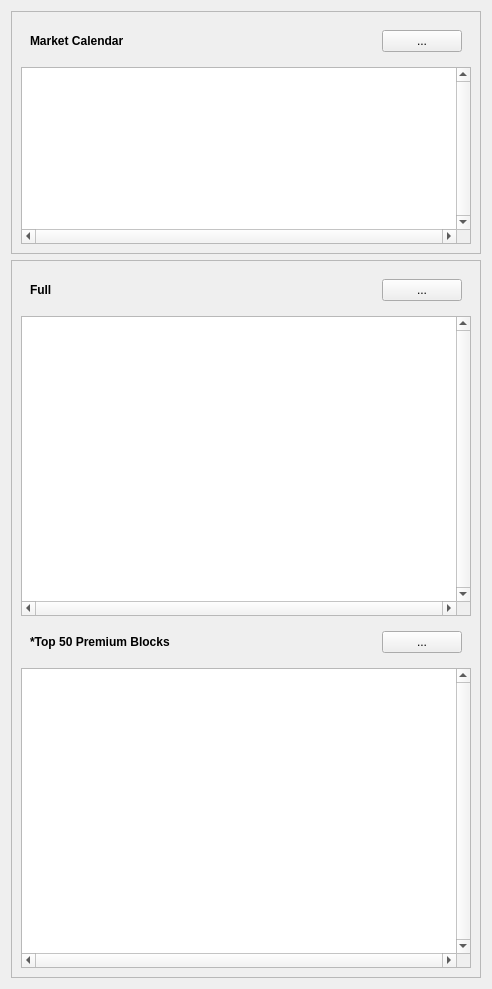
                             <widget class="QWidget" name="scrollAreaWidgetContents_8">
                              <property name="geometry">
                               <rect>
                                <x>0</x>
                                <y>-237</y>
                                <width>488</width>
                                <height>989</height>
                               </rect>
                              </property>
                              <layout class="QVBoxLayout" name="verticalLayout_37">
                               <item>
                                <widget class="QFrame" name="frame_54">
                                 <property name="sizePolicy">
                                  <sizepolicy hsizetype="Expanding" vsizetype="Expanding">
                                   <horstretch>0</horstretch>
                                   <verstretch>0</verstretch>
                                  </sizepolicy>
                                 </property>
                                 <property name="frameShape">
                                  <enum>QFrame::Shape::StyledPanel</enum>
                                 </property>
                                 <property name="frameShadow">
                                  <enum>QFrame::Shadow::Raised</enum>
                                 </property>
                                 <layout class="QVBoxLayout" name="verticalLayout_43">
                                  <item>
                                   <widget class="QFrame" name="frame_51">
                                    <property name="frameShape">
                                     <enum>QFrame::Shape::NoFrame</enum>
                                    </property>
                                    <property name="frameShadow">
                                     <enum>QFrame::Shadow::Raised</enum>
                                    </property>
                                    <layout class="QHBoxLayout" name="horizontalLayout_27">
                                     <item>
                                      <widget class="QLabel" name="label_41">
                                       <property name="font">
                                        <font>
                                         <bold>true</bold>
                                        </font>
                                       </property>
                                       <property name="text">
                                        <string>Market Calendar</string>
                                       </property>
                                      </widget>
                                     </item>
                                     <item>
                                      <spacer name="horizontalSpacer_40">
                                       <property name="orientation">
                                        <enum>Qt::Orientation::Horizontal</enum>
                                       </property>
                                       <property name="sizeHint" stdset="0">
                                        <size>
                                         <width>40</width>
                                         <height>20</height>
                                        </size>
                                       </property>
                                      </spacer>
                                     </item>
                                     <item>
                                      <widget class="QPushButton" name="pushButton_30">
                                       <property name="text">
                                        <string>...</string>
                                       </property>
                                      </widget>
                                     </item>
                                    </layout>
                                   </widget>
                                  </item>
                                  <item>
                                   <widget class="QTableWidget" name="tableWidget_12">
                                    <property name="minimumSize">
                                     <size>
                                      <width>450</width>
                                      <height>175</height>
                                     </size>
                                    </property>
                                    <property name="contextMenuPolicy">
                                     <enum>Qt::ContextMenuPolicy::CustomContextMenu</enum>
                                    </property>
                                    <property name="verticalScrollBarPolicy">
                                     <enum>Qt::ScrollBarPolicy::ScrollBarAlwaysOn</enum>
                                    </property>
                                    <property name="horizontalScrollBarPolicy">
                                     <enum>Qt::ScrollBarPolicy::ScrollBarAlwaysOn</enum>
                                    </property>
                                    <property name="editTriggers">
                                     <set>QAbstractItemView::EditTrigger::NoEditTriggers</set>
                                    </property>
                                    <property name="dragEnabled">
                                     <bool>true</bool>
                                    </property>
                                    <property name="defaultDropAction">
                                     <enum>Qt::DropAction::MoveAction</enum>
                                    </property>
                                    <property name="sortingEnabled">
                                     <bool>true</bool>
                                    </property>
                                   </widget>
                                  </item>
                                 </layout>
                                </widget>
                               </item>
                               <item>
                                <widget class="QFrame" name="frame_53">
                                 <property name="sizePolicy">
                                  <sizepolicy hsizetype="Expanding" vsizetype="Expanding">
                                   <horstretch>0</horstretch>
                                   <verstretch>0</verstretch>
                                  </sizepolicy>
                                 </property>
                                 <property name="frameShape">
                                  <enum>QFrame::Shape::StyledPanel</enum>
                                 </property>
                                 <property name="frameShadow">
                                  <enum>QFrame::Shadow::Raised</enum>
                                 </property>
                                 <layout class="QVBoxLayout" name="verticalLayout_42">
                                  <item>
                                   <widget class="QFrame" name="frame_47">
                                    <property name="frameShape">
                                     <enum>QFrame::Shape::NoFrame</enum>
                                    </property>
                                    <property name="frameShadow">
                                     <enum>QFrame::Shadow::Raised</enum>
                                    </property>
                                    <layout class="QHBoxLayout" name="horizontalLayout_24">
                                     <item>
                                      <widget class="QLabel" name="label_38">
                                       <property name="font">
                                        <font>
                                         <bold>true</bold>
                                        </font>
                                       </property>
                                       <property name="text">
                                        <string>Full</string>
                                       </property>
                                      </widget>
                                     </item>
                                     <item>
                                      <spacer name="horizontalSpacer_34">
                                       <property name="orientation">
                                        <enum>Qt::Orientation::Horizontal</enum>
                                       </property>
                                       <property name="sizeHint" stdset="0">
                                        <size>
                                         <width>40</width>
                                         <height>20</height>
                                        </size>
                                       </property>
                                      </spacer>
                                     </item>
                                     <item>
                                      <widget class="QPushButton" name="pushButton_34">
                                       <property name="text">
                                        <string>...</string>
                                       </property>
                                      </widget>
                                     </item>
                                    </layout>
                                   </widget>
                                  </item>
                                  <item>
                                   <widget class="QTableWidget" name="tableWidget_10">
                                    <property name="minimumSize">
                                     <size>
                                      <width>450</width>
                                      <height>300</height>
                                     </size>
                                    </property>
                                    <property name="contextMenuPolicy">
                                     <enum>Qt::ContextMenuPolicy::CustomContextMenu</enum>
                                    </property>
                                    <property name="verticalScrollBarPolicy">
                                     <enum>Qt::ScrollBarPolicy::ScrollBarAlwaysOn</enum>
                                    </property>
                                    <property name="horizontalScrollBarPolicy">
                                     <enum>Qt::ScrollBarPolicy::ScrollBarAlwaysOn</enum>
                                    </property>
                                    <property name="editTriggers">
                                     <set>QAbstractItemView::EditTrigger::NoEditTriggers</set>
                                    </property>
                                    <property name="dragEnabled">
                                     <bool>true</bool>
                                    </property>
                                    <property name="defaultDropAction">
                                     <enum>Qt::DropAction::MoveAction</enum>
                                    </property>
                                    <property name="sortingEnabled">
                                     <bool>true</bool>
                                    </property>
                                   </widget>
                                  </item>
                                  <item>
                                   <widget class="QFrame" name="frame_50">
                                    <property name="frameShape">
                                     <enum>QFrame::Shape::NoFrame</enum>
                                    </property>
                                    <property name="frameShadow">
                                     <enum>QFrame::Shadow::Raised</enum>
                                    </property>
                                    <layout class="QHBoxLayout" name="horizontalLayout_26">
                                     <item>
                                      <widget class="QLabel" name="label_40">
                                       <property name="font">
                                        <font>
                                         <bold>true</bold>
                                        </font>
                                       </property>
                                       <property name="text">
                                        <string>*Top 50 Premium Blocks</string>
                                       </property>
                                      </widget>
                                     </item>
                                     <item>
                                      <spacer name="horizontalSpacer_38">
                                       <property name="orientation">
                                        <enum>Qt::Orientation::Horizontal</enum>
                                       </property>
                                       <property name="sizeHint" stdset="0">
                                        <size>
                                         <width>40</width>
                                         <height>20</height>
                                        </size>
                                       </property>
                                      </spacer>
                                     </item>
                                     <item>
                                      <widget class="QPushButton" name="pushButton_36">
                                       <property name="text">
                                        <string>...</string>
                                       </property>
                                      </widget>
                                     </item>
                                    </layout>
                                   </widget>
                                  </item>
                                  <item>
                                   <widget class="QTableWidget" name="tableWidget_11">
                                    <property name="minimumSize">
                                     <size>
                                      <width>450</width>
                                      <height>300</height>
                                     </size>
                                    </property>
                                    <property name="contextMenuPolicy">
                                     <enum>Qt::ContextMenuPolicy::CustomContextMenu</enum>
                                    </property>
                                    <property name="verticalScrollBarPolicy">
                                     <enum>Qt::ScrollBarPolicy::ScrollBarAlwaysOn</enum>
                                    </property>
                                    <property name="horizontalScrollBarPolicy">
                                     <enum>Qt::ScrollBarPolicy::ScrollBarAlwaysOn</enum>
                                    </property>
                                    <property name="editTriggers">
                                     <set>QAbstractItemView::EditTrigger::NoEditTriggers</set>
                                    </property>
                                    <property name="dragEnabled">
                                     <bool>true</bool>
                                    </property>
                                    <property name="defaultDropAction">
                                     <enum>Qt::DropAction::MoveAction</enum>
                                    </property>
                                    <property name="sortingEnabled">
                                     <bool>true</bool>
                                    </property>
                                   </widget>
                                  </item>
                                 </layout>
                                </widget>
                               </item>
                              </layout>
                             </widget>
